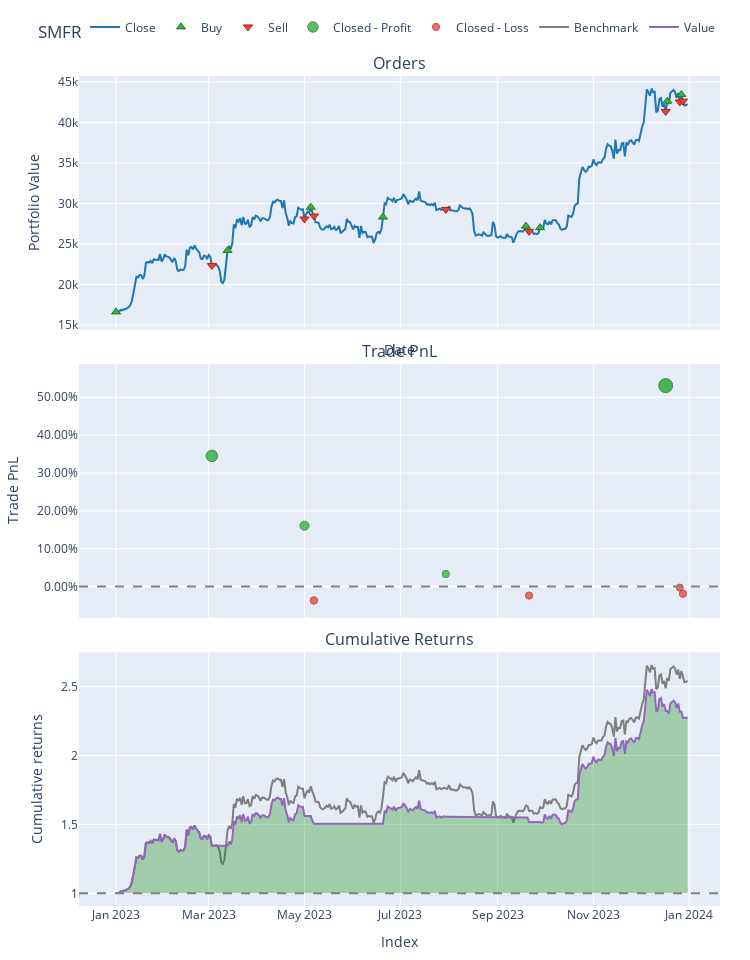

The notebook cell saved with this chart:
### Code cell
fig = btc_pf.plot()
fig.update_layout(title=f'SMFR', xaxis_title='Date', yaxis_title='Portfolio Value')
fig.show()

### Figure 1 — Plotly figure (JSON) as saved in the notebook; plotly's stock layout.template omitted (floating-point values rounded to 4 significant figures; data arrays with more than 128 entries replaced by an {"elided": "..."} marker saying what was removed)
{"data": [{"legendgroup": "0", "line": {"color": "#1f77b4"}, "name": "Close", "showlegend": true, "type": "scatter", "uid": "958d7832-a6ef-406a-8101-25f14ffa2a27", "x": {"elided": "365 str values"}, "xaxis": "x", "y": {"elided": "365 float values"}, "yaxis": "y"}, {"customdata": [[0, 6.015, 0], [2, 5.559, 0], [4, 5.287, 0], [6, 5.311, 0], [8, 5.714, 0], [10, 5.618, 0], [12, 5.452, 0], [14, 5.336, 0]], "hovertemplate": "Order Id: %{customdata[0]}<br>Timestamp: %{x}<br>Price: %{y}<br>Size: %{customdata[1]:.6f}<br>Fees: %{customdata[2]:.6f}", "legendgroup": "1", "marker": {"color": "#37B13F", "line": {"color": "rgb(38,123,44)", "width": 1}, "size": 8, "symbol": "triangle-up"}, "mode": "markers", "name": "Buy", "type": "scatter", "uid": "306d0f5e-1283-4700-94f9-40696eeef9e2", "x": ["2023-01-01T00:00:00", "2023-03-13T00:00:00", "2023-05-05T00:00:00", "2023-06-20T00:00:00", "2023-09-19T00:00:00", "2023-09-28T00:00:00", "2023-12-18T00:00:00", "2023-12-27T00:00:00"], "xaxis": "x", "y": [16630.0, 24200.0, 29530.0, 28330.0, 27210.0, 27020.0, 42620.0, 43440.0], "yaxis": "y"}, {"customdata": [[1, 6.015, 0], [3, 5.559, 0], [5, 5.287, 0], [7, 5.311, 0], [9, 5.714, 0], [11, 5.618, 0], [13, 5.452, 0], [15, 5.336, 0]], "hovertemplate": "Order Id: %{customdata[0]}<br>Timestamp: %{x}<br>Price: %{y}<br>Size: %{customdata[1]:.6f}<br>Fees: %{customdata[2]:.6f}", "legendgroup": "2", "marker": {"color": "#EA4335", "line": {"color": "rgb(181,31,18)", "width": 1}, "size": 8, "symbol": "triangle-down"}, "mode": "markers", "name": "Sell", "type": "scatter", "uid": "c6e729a5-6a50-4dba-8e9c-df71b1678f9c", "x": ["2023-03-03T00:00:00", "2023-05-01T00:00:00", "2023-05-07T00:00:00", "2023-07-30T00:00:00", "2023-09-21T00:00:00", "2023-12-17T00:00:00", "2023-12-26T00:00:00", "2023-12-28T00:00:00"], "xaxis": "x", "y": [22360.0, 28090.0, 28450.0, 29280.0, 26570.0, 41360.0, 42520.0, 42630.0], "yaxis": "y"}, {"customdata": [[0, 0, 34510.0, 0.3451], [1, 1, 21650.0, 0.1609], [3, 3, 5034.0, 0.03346], [5, 5, 80580.0, 0.5308]], "hovertemplate": "Exit Trade Id: %{customdata[0]}<br>Position Id: %{customdata[1]}<br>Exit Timestamp: %{x}<br>PnL: %{customdata[2]:.6f}<br>Return: %{customdata[3]:.2%}", "legendgroup": "3", "marker": {"color": "#37B13F", "line": {"color": "rgb(38,123,44)", "width": 1}, "opacity": [0.8473, 0.795, 0.7588, 0.9], "size": [11.54, 9.1, 7.411, 14], "symbol": "circle"}, "mode": "markers", "name": "Closed - Profit", "type": "scatter", "uid": "8ebf4b9b-61bb-491a-aa64-38abe5ee2254", "x": ["2023-03-03T00:00:00", "2023-05-01T00:00:00", "2023-07-30T00:00:00", "2023-12-17T00:00:00"], "xaxis": "x2", "y": [0.3451, 0.1609, 0.03346, 0.5308], "yaxis": "y2"}, {"customdata": [[2, 2, -5707.0, -0.03655], [4, 4, -3677.0, -0.02365], [6, 6, -562.3, -0.00242], [7, 7, -4349.0, -0.01876]], "hovertemplate": "Exit Trade Id: %{customdata[0]}<br>Position Id: %{customdata[1]}<br>Exit Timestamp: %{x}<br>PnL: %{customdata[2]:.6f}<br>Return: %{customdata[3]:.2%}", "legendgroup": "4", "marker": {"color": "#EA4335", "line": {"color": "rgb(181,31,18)", "width": 1}, "opacity": [0.7597, 0.756, 0.75, 0.7546], "size": [7.452, 7.281, 7, 7.216], "symbol": "circle"}, "mode": "markers", "name": "Closed - Loss", "type": "scatter", "uid": "004c8c9d-b98f-46ed-b6e0-7680283c14cc", "x": ["2023-05-07T00:00:00", "2023-09-21T00:00:00", "2023-12-26T00:00:00", "2023-12-28T00:00:00"], "xaxis": "x2", "y": [-0.03655, -0.02365, -0.00242, -0.01876], "yaxis": "y2"}, {"legendgroup": "5", "line": {"color": "#7f7f7f"}, "name": "Benchmark", "showlegend": true, "type": "scatter", "uid": "a96d8d3f-2152-4fbd-8621-cd1efbb1abbc", "x": {"elided": "365 str values"}, "xaxis": "x3", "y": {"elided": "365 float values"}, "yaxis": "y3"}, {"hoverinfo": "skip", "legendgroup": "6", "line": {"color": "rgba(0, 0, 0, 0)", "width": 0}, "opacity": 0, "showlegend": false, "type": "scatter", "uid": "23f04e51-4dde-4216-9433-6d400b3db8f0", "x": {"elided": "365 str values"}, "xaxis": "x3", "y": {"elided": "365 int values"}, "yaxis": "y3"}, {"connectgaps": false, "fill": "tonexty", "fillcolor": "rgba(0, 128, 0, 0.3)", "hoverinfo": "skip", "legendgroup": "6", "line": {"color": "rgba(0, 0, 0, 0)", "width": 0}, "opacity": 0, "showlegend": false, "type": "scatter", "uid": "e9f3e67c-ce20-4905-86ff-db8aeb780b63", "x": {"elided": "365 str values"}, "xaxis": "x3", "y": {"elided": "365 float values"}, "yaxis": "y3"}, {"legendgroup": "7", "line": {"color": "#9467bd"}, "name": "Value", "showlegend": true, "type": "scatter", "uid": "f6e1a7a0-903a-420e-816b-f6433f96997c", "x": {"elided": "365 str values"}, "xaxis": "x3", "y": {"elided": "365 float values"}, "yaxis": "y3"}, {"hoverinfo": "skip", "legendgroup": "6", "line": {"color": "rgba(0, 0, 0, 0)", "width": 0}, "opacity": 0, "showlegend": false, "type": "scatter", "uid": "55f9bf02-4914-49ab-a450-fea4a04497a5", "x": {"elided": "365 str values"}, "xaxis": "x3", "y": {"elided": "365 int values"}, "yaxis": "y3"}], "layout": {"annotations": [{"font": {"size": 16}, "showarrow": false, "text": "Orders", "x": 0.5, "xanchor": "center", "xref": "paper", "y": 1, "yanchor": "bottom", "yref": "paper"}, {"font": {"size": 16}, "showarrow": false, "text": "Trade PnL", "x": 0.5, "xanchor": "center", "xref": "paper", "y": 0.6528, "yanchor": "bottom", "yref": "paper"}, {"font": {"size": 16}, "showarrow": false, "text": "Cumulative Returns", "x": 0.5, "xanchor": "center", "xref": "paper", "y": 0.3056, "yanchor": "bottom", "yref": "paper"}], "height": 960, "legend": {"orientation": "h", "traceorder": "normal", "x": 1, "xanchor": "right", "y": 1.042, "yanchor": "bottom"}, "margin": {"b": 30, "l": 30, "r": 30, "t": 30}, "shapes": [{"line": {"color": "gray", "dash": "dash"}, "type": "line", "x0": 0, "x1": 1, "xref": "paper", "y0": 0, "y1": 0, "yref": "y2"}, {"line": {"color": "gray", "dash": "dash"}, "type": "line", "x0": 0, "x1": 1, "xref": "paper", "y0": 1, "y1": 1, "yref": "y3"}], "showlegend": true, "title": {"text": "SMFR"}, "width": 750, "xaxis": {"anchor": "y", "domain": [0, 1], "matches": "x3", "showticklabels": false, "title": {"text": "Date"}}, "xaxis2": {"anchor": "y2", "domain": [0, 1], "matches": "x3", "showticklabels": false}, "xaxis3": {"anchor": "y3", "domain": [0, 1], "title": {"text": "Index"}}, "yaxis": {"anchor": "x", "domain": [0.6944, 1], "title": {"text": "Portfolio Value"}}, "yaxis2": {"anchor": "x2", "domain": [0.3472, 0.6528], "tickformat": ".2%", "title": {"text": "Trade PnL"}}, "yaxis3": {"anchor": "x3", "domain": [0, 0.3056], "title": {"text": "Cumulative returns"}}}}
